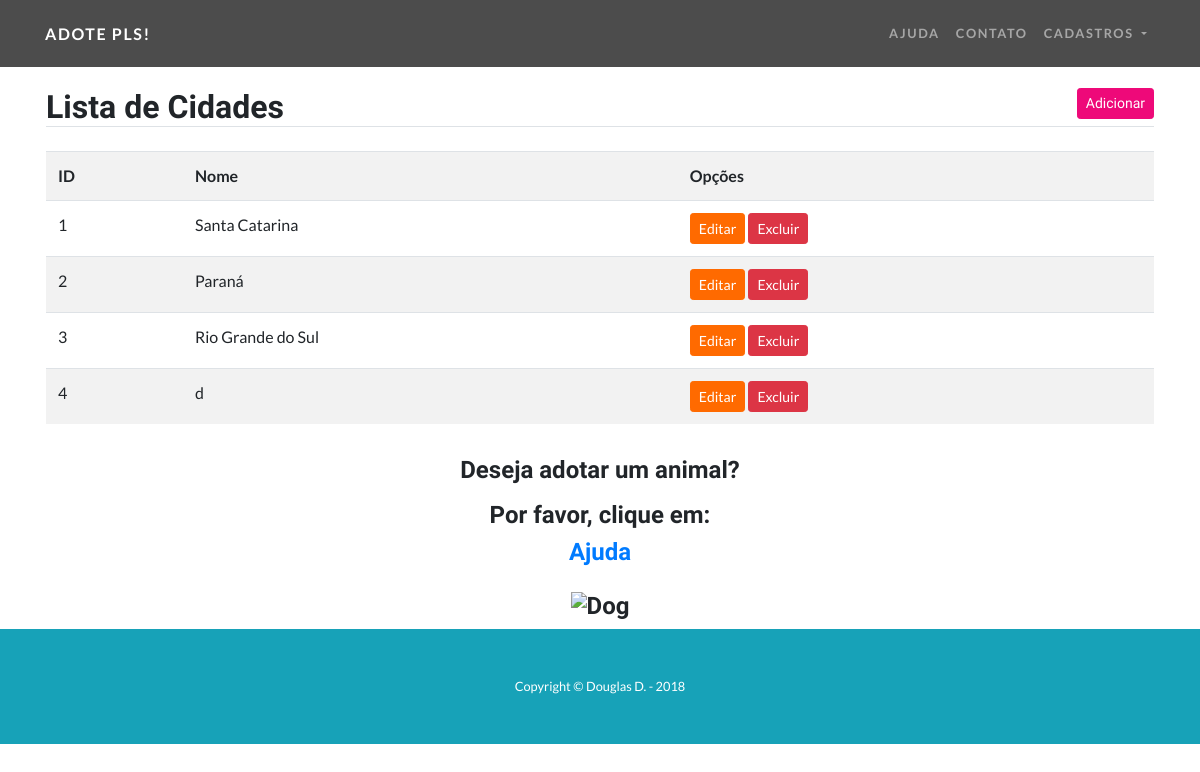
/listar/cidades/, run on an earlier commit of the app's database.
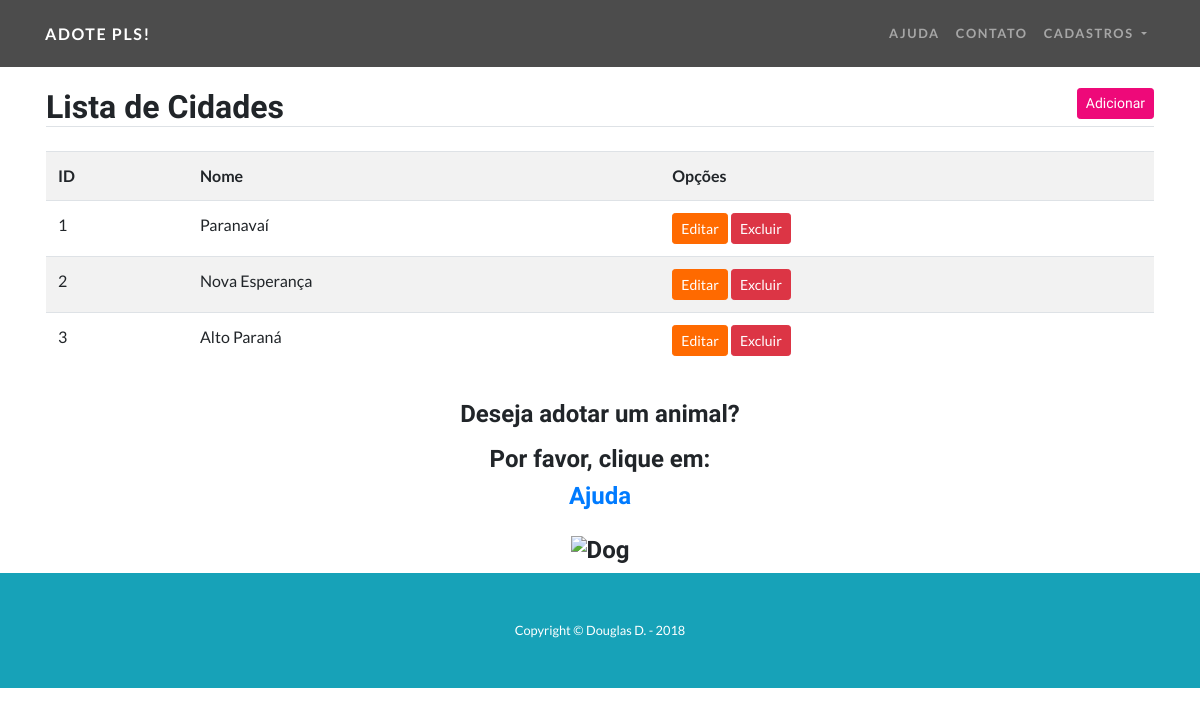
And on a later commit of the database.
### animais/models.py (models this page shows, shortened)
class Cidade(models.Model):
    nome = models.CharField(max_length=50)
    estado = models.CharField(max_length=2, help_text='Informe apenas a sigla')

### animais/views.py (the view)
# urls.py: path('listar/cidades/', CidadeList.as_view(), name="listar-cidades"),
class CidadeList(ListView):
    model = Cidade
    template_name = 'cidade_list.html'

### animais/templates/cidade_list.html (shortened to what this page needs)
{% extends 'modelo.html' %}
{% block conteudo %}
<div class="container">
  <div class="row mt-5">
    <div class="col-sm p-3 mt-4">
      <h2 class="border-bottom">
        Lista de Cidades
        <a href="{% url 'inserir-cidade' %}" class="float-right btn btn-primary btn-sm">
          Adicionar
        </a>
      </h2>
      <table class="table table-striped mt-4">
        <tr>
          <th>ID</th>
          <th>Nome</th>
          <th>Opções</th>
        </tr>
        {% for cidade in object_list %}
          <tr>
            <td>{{cidade.id}}</td>
            <td>{{cidade.nome}}</td>
            <td>
              <a href="{% url 'editar-cidade' cidade.id %}" class="btn btn-secondary btn-sm">
                Editar
              </a>
              <a href="{% url 'excluir-cidade' cidade.id %}" class="btn btn-danger btn-sm">
                Excluir
              </a>
            </td>
          </tr>
        {% empty %}
            <tr>
              <td colspan="3">Nenhuma cidade cadastrada!</td>
            </tr>
        {% endfor %}
      </table>
    </div>
  </div>
</div>
{% endblock %}

What changed in the data, as far as the page shows it:
removed Cidade: id "4", nome "d"
changed Cidade id 1: nome "Santa Catarina" → "Paranavaí"
changed Cidade id 2: nome "Paraná" → "Nova Esperança"
changed Cidade id 3: nome "Rio Grande do Sul" → "Alto Paraná"
